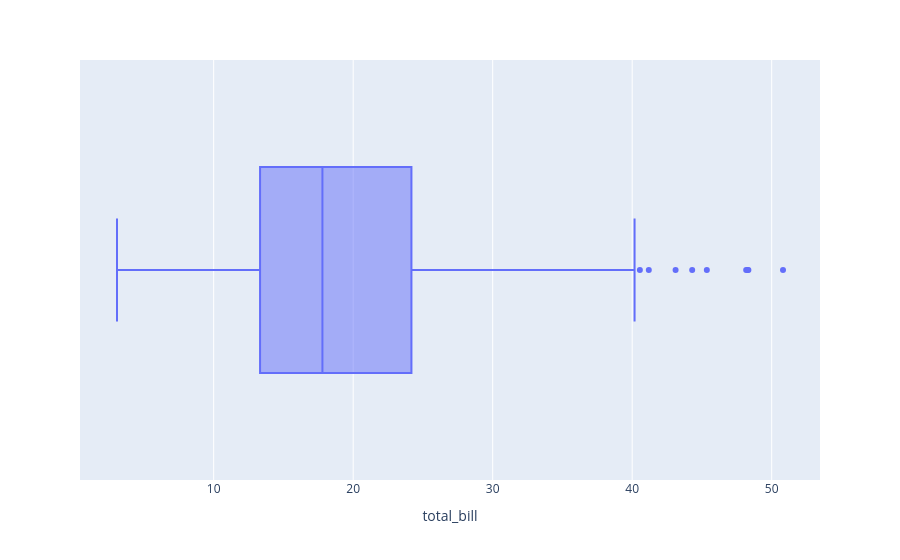

Here is the notebook cell this chart was saved with:
### Markdown cell above
Plotly

### Code cell
# если передать нужный нам столбец в параметр x,
# то мы получим горизонтальный boxplot
px.box(tips, x="total_bill")

### Figure 1 — Plotly figure (JSON) as saved in the notebook; plotly's stock layout.template omitted (floating-point values rounded to 4 significant figures; data arrays with more than 128 entries replaced by an {"elided": "..."} marker saying what was removed)
{"data": [{"alignmentgroup": "True", "hovertemplate": "total_bill=%{x}<extra></extra>", "legendgroup": "", "marker": {"color": "#636efa"}, "name": "", "notched": false, "offsetgroup": "", "orientation": "h", "showlegend": false, "type": "box", "x": {"elided": "244 float values"}, "x0": " ", "xaxis": "x", "y0": " ", "yaxis": "y"}], "layout": {"boxmode": "group", "legend": {"tracegroupgap": 0}, "margin": {"t": 60}, "xaxis": {"anchor": "y", "domain": [0, 1], "title": {"text": "total_bill"}}, "yaxis": {"anchor": "x", "domain": [0, 1]}}}
